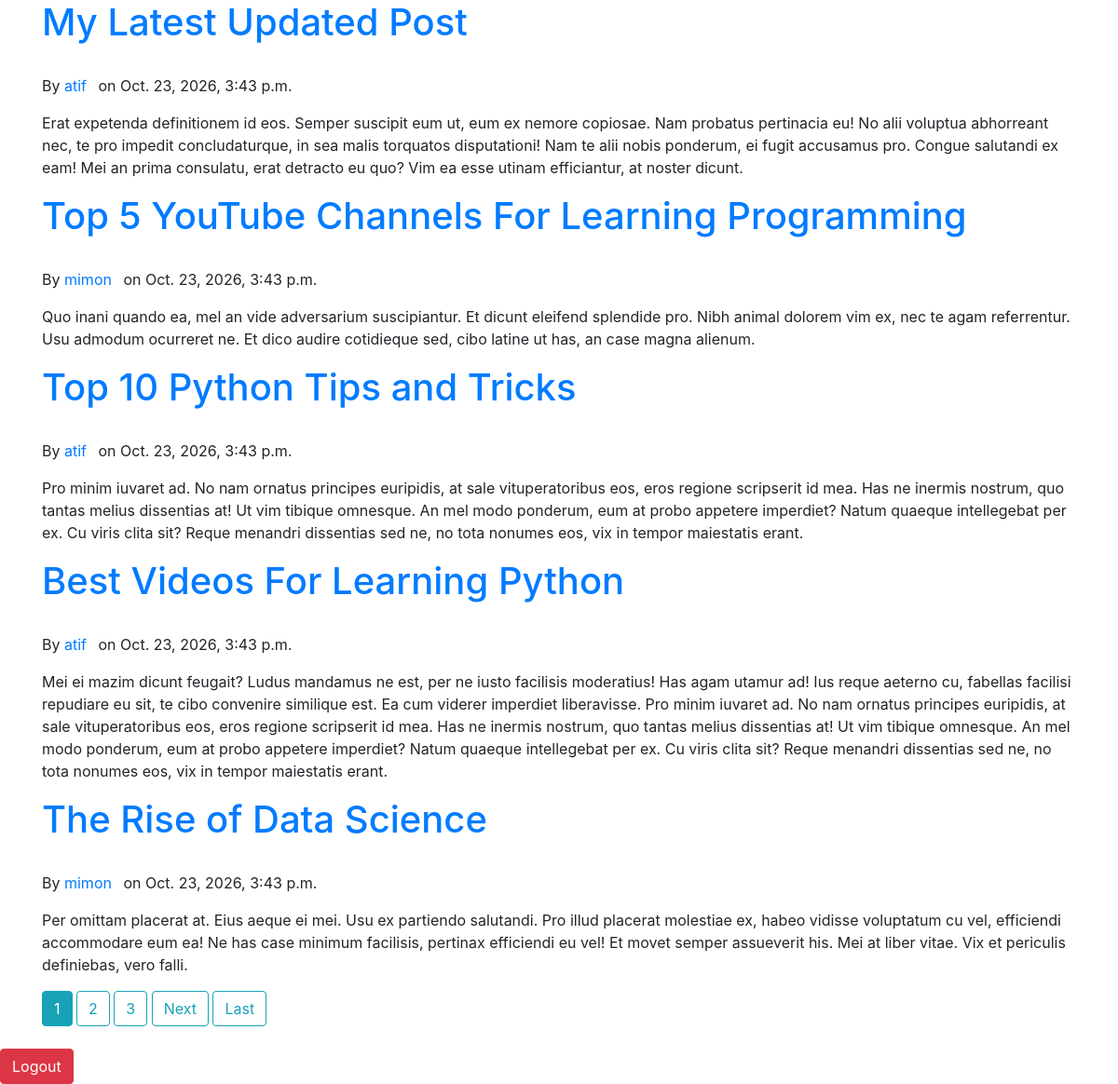
The page / on the database its author committed.
### blog/models.py (models this page shows, shortened)
class Post(models.Model):
    title = models.CharField(max_length=100)
    content = models.TextField()
    date_posted = models.DateTimeField(default = timezone.now)
    author = models.ForeignKey(User, on_delete=models.CASCADE)

### blog/views.py (the view)
# urls.py: path('', PostListView.as_view(), name = 'blog-home'),
class PostListView(ListView):
    model = Post
    template_name = 'blog/home.html'    #<app>/<model>_<viewtype>.html
    context_object_name = 'posts'
    ordering = ['-date_posted']
    paginate_by = 5

### blog/templates/blog/home.html (shortened to what this page needs)
{% extends "blog/base.html" %}
{%block content%}
    {% for post in posts %}
            <h1><a href = "{% url 'post-detail' post.id %}">{{ post.title }}</a></h1>
            <p> By <a class = 'mr-2' href = '{% url "user-posts" post.author.username %}'> {{post.author }} </a> on {{post.date_posted}}</p>
            <p> {{post.content }} </p>
    {% endfor %}
    {% if is_paginated %}
      {% for num in page_obj.paginator.page_range %}
        {% if page_obj.number == num %}
          <a class="btn btn-info mb-4" href="?page={{ num }}">{{ num }}</a>
        {% elif num > page_obj.number|add:'-3' and num < page_obj.number|add:'3' %}
          <a class="btn btn-outline-info mb-4" href="?page={{ num }}">{{ num }}</a>
        {% endif %}
      {% endfor %}
      {% if page_obj.has_next %}
        <a class="btn btn-outline-info mb-4" href="?page={{ page_obj.next_page_number }}">Next</a>
        <a class="btn btn-outline-info mb-4" href="?page={{ page_obj.paginator.num_pages }}">Last</a>
      {% endif %}
    {% endif %}
{%endblock content%}

### blog/templates/blog/base.html (shortened to what this page needs)
<!DOCTYPE html>
<html>
<head>
    <link rel="stylesheet" href="https://cdn.jsdelivr.net/npm/bootstrap@4.0.0/dist/css/bootstrap.min.css">
</head>
<body>
    <div class = 'container'>
        {% block content %}{% endblock %}
    </div>
    <div>
        <form action="{% url 'logout' %}" method="POST">
    <button type="submit" class="btn btn-danger">
        Logout
    </button>
    </form>
    </div>
</body>
</html>

### rows shown on the page
Post: title "My Latest Updated Post", author "atif", date_posted "Oct. 23, 2026, 3:43 p.m.", content "Erat expetenda definitionem id eos. Semper suscipit eum ut, eum ex nemore copiosae. Nam probatus pertinacia eu! No alii voluptua abhorreant nec, te pro impedit concludaturque, in sea malis torquatos disputationi! Nam te alii nobis ponderum, ei fugit accusamus pro. Congue salutandi ex eam! Mei an prima consulatu, erat detracto eu quo? Vim ea esse utinam efficiantur, at noster dicunt."
Post: title "Top 5 YouTube Channels For Learning Programming", author "mimon", date_posted "Oct. 23, 2026, 3:43 p.m.", content "Quo inani quando ea, mel an vide adversarium suscipiantur. Et dicunt eleifend splendide pro. Nibh animal dolorem vim ex, nec te agam referrentur. Usu admodum ocurreret ne. Et dico audire cotidieque sed, cibo latine ut has, an case magna alienum."
Post: title "Top 10 Python Tips and Tricks", author "atif", date_posted "Oct. 23, 2026, 3:43 p.m.", content "Pro minim iuvaret ad. No nam ornatus principes euripidis, at sale vituperatoribus eos, eros regione scripserit id mea. Has ne inermis nostrum, quo tantas melius dissentias at! Ut vim tibique omnesque. An mel modo ponderum, eum at probo appetere imperdiet? Natum quaeque intellegebat per ex. Cu viris clita sit? Reque menandri dissentias sed ne, no tota nonumes eos, vix in tempor maiestatis erant."
Post: title "Best Videos For Learning Python", author "atif", date_posted "Oct. 23, 2026, 3:43 p.m.", content "Mei ei mazim dicunt feugait? Ludus mandamus ne est, per ne iusto facilisis moderatius! Has agam utamur ad! Ius reque aeterno cu, fabellas facilisi repudiare eu sit, te cibo convenire similique est. Ea cum viderer imperdiet liberavisse. Pro minim iuvaret ad. No nam ornatus principes euripidis, at sale vituperatoribus eos, eros regione scripserit id mea. Has ne inermis nostrum, quo tantas melius dissentias at! Ut vim tibique omnesque. An mel modo ponderum, eum at probo appetere imperdiet? Natum quaeque intellegebat per ex. Cu viris clita sit? Reque menandri dissentias sed ne, no tota nonumes eos, vix in tempor maiestatis erant."
Post: title "The Rise of Data Science", author "mimon", date_posted "Oct. 23, 2026, 3:43 p.m.", content "Per omittam placerat at. Eius aeque ei mei. Usu ex partiendo salutandi. Pro illud placerat molestiae ex, habeo vidisse voluptatum cu vel, efficiendi accommodare eum ea! Ne has case minimum facilisis, pertinax efficiendi eu vel! Et movet semper assueverit his. Mei at liber vitae. Vix et periculis definiebas, vero falli."

### other values the page prints
{{ num }} "1"
{{ num }} "2" "3"
